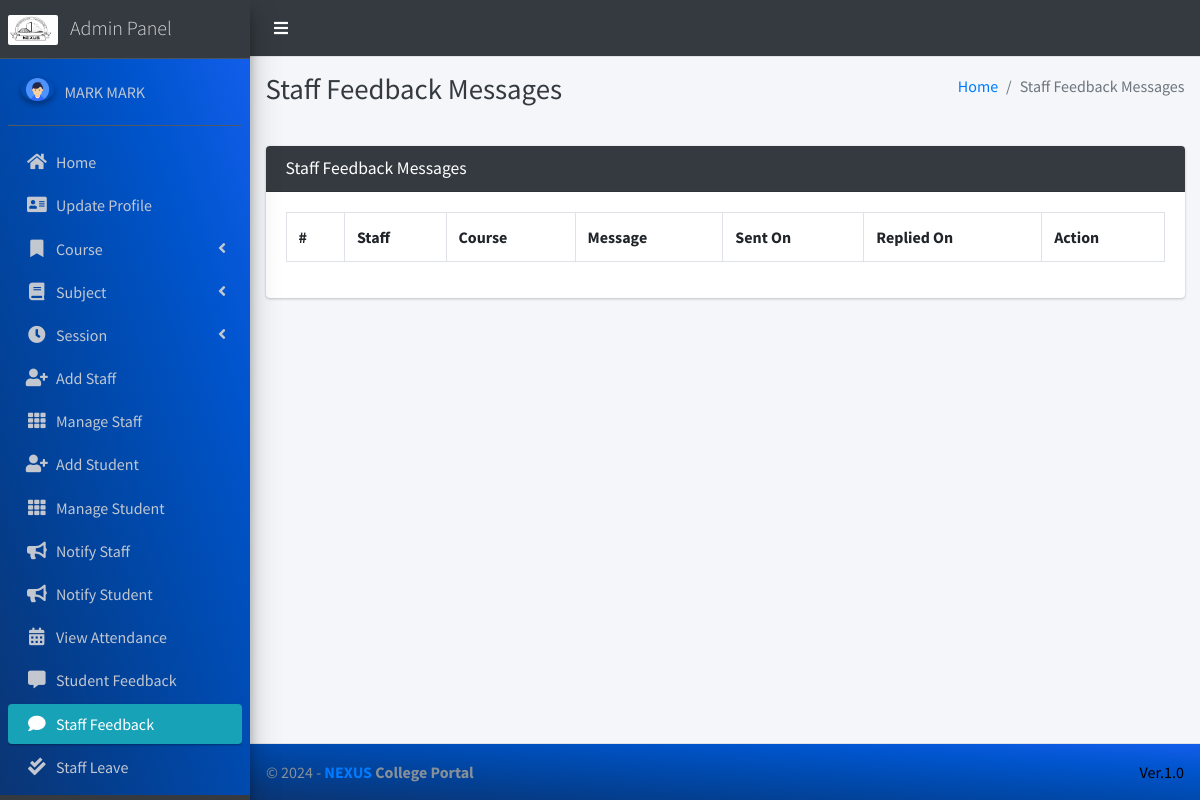
Screenshot of /staff/view/feedback/ (signed in) with the database file from the repository.
### main_app/models.py (models this page shows)
class CustomUser(AbstractUser):
    USER_TYPE = ((1, "HOD"), (2, "Staff"), (3, "Student"))
    GENDER = [("M", "Male"), ("F", "Female")]
    username = None  # Removed username, using email instead
    email = models.EmailField(unique=True)
    user_type = models.CharField(default=1, choices=USER_TYPE, max_length=1)
    gender = models.CharField(max_length=1, choices=GENDER)
    profile_pic = models.ImageField()
    address = models.TextField()
    fcm_token = models.TextField(default="")  # For firebase notifications
    created_at = models.DateTimeField(auto_now_add=True)
    updated_at = models.DateTimeField(auto_now=True)
    USERNAME_FIELD = "email"
    REQUIRED_FIELDS = []
    objects = CustomUserManager()
    def __str__(self):
        return  self.first_name + " " + self.last_name

### main_app/hod_views.py (the view, shortened to what this page needs)
# urls.py: path("staff/view/feedback/", hod_views.staff_feedback_message,
@csrf_exempt
def staff_feedback_message(request):
    if request.method != 'POST':
        feedbacks = FeedbackStaff.objects.all()
        context = {
            'feedbacks': feedbacks,
            'page_title': 'Staff Feedback Messages'
        }
        return render(request, 'hod_template/staff_feedback_template.html', context)

### main_app/templates/hod_template/staff_feedback_template.html (shortened to what this page needs)
{% extends 'main_app/base.html' %}
{% load static %}
{% block page_title %}{{page_title}}{% endblock page_title %}
{% block content %}
<section class="content">
    <div class="container-fluid">
        <div class="row">
            <div class="col-md-12">
                <div class="card card-dark">
                    <div class="card-header">
                        <h3 class="card-title">{{page_title}}</h3>
                    </div>
                    <div class="table card-body">
                        <table class="table table-bordered table-hover">
                            <tr>
                                <th>#</th>
                                <th>Staff</th>
                                <th>Course</th>
                                <th>Message</th>
                                <th>Sent On</th>
                                <th>Replied On</th>
                                <th>Action</th>
                            </tr>
                        </table>
                    </div>
                    </div>
            </div>
        </div>
    </div>
</section>
{% endblock content %}

### main_app/templates/main_app/sidebar_template.html (shortened to what this page needs)
{% load static %}
<aside class="main-sidebar sidebar-dark-info elevation-4">
    {% if request.user.user_type == '1' %}
    <a href="{% url 'admin_home' %}" class="brand-link">
        <img src="{% static 'dist/img/NEXUS.png' %}" alt="" style="width: 50px; height: 30px; border-radius: 2px;">
        <span class="brand-text font-weight-light ml-2"  >Admin Panel</span>
    </a>
    <div class="sidebar" style="background-image: linear-gradient(to right top, #0b3574, #033f91, #004aae, #0054cc, #125eeb);">
        <div class="user-panel mt-3 pb-3 mb-3 d-flex">
            <div class="image">
                <img src="{{ request.user.profile_pic}}" class="img-circle elevation-2" alt="User Image">
            </div>
            <div class="info">
                <a href="#" class="d-block">{{user}}</a>
            </div>
        </div>
        <nav class="mt-2">
            <ul class="nav nav-pills nav-sidebar flex-column" data-widget="treeview" role="menu" data-accordion="false">
                <li class="nav-item">
                    {% url 'admin_home' as admin_home %}
                    <a href="{{admin_home}}" class="nav-link {% if admin_home == request.path %} active {% endif %}">
                        <i class="nav-icon fas fa-home"></i>
                        <p>
                            Home
                        </p>
                    </a>
                </li>
                <li class="nav-item">
                    {% url 'admin_view_profile' as admin_view_profile %}
                    <a href="{{admin_view_profile}}"
                        class="nav-link {% if admin_view_profile == request.path %} active {% endif %}">
                        <i class="nav-icon fas fa-address-card"></i>
                        <p>
                            Update Profile
                        </p>
                    </a>
                </li>
                <li class="nav-item has-treeview">
                    <a href="#" class="nav-link" >
                        <i class="nav-icon fas fa-bookmark"></i>
                        <p>
                            Course
                            <i class="fas fa-angle-left right"></i>
                        </p>
                    </a>
                </li>
                <li class="nav-item has-treeview">
                    <a href="#" class="nav-link">
                        <i class="nav-icon fas fa-book"></i>
                        <p>
                            Subject
                            <i class="fas fa-angle-left right"></i>
                        </p>
                    </a>
                </li>
                <li class="nav-item has-treeview">
                    <a href="#" class="nav-link">
                        <i  class="nav-icon fas fa-clock"></i>
                        <p>
                            Session
                            <i class="fas fa-angle-left right"></i>
                        </p>
                    </a>
                </li>
                <li class="nav-item">
                    {% url 'add_staff' as add_staff %}
                    <a href="{{add_staff}}" class="nav-link {% if add_staff == request.path %} active {% endif %}">
                        <i class="nav-icon fas fa-user-plus"></i>
                        <p>
                            Add Staff
                        </p>
                    </a>
                </li>
                <li class="nav-item">
                    {% url 'manage_staff' as manage_staff %}
                    {% url 'edit_staff' staff_id as edit_staff %}
                    <a href="{{manage_staff}}"
                        class="nav-link {% if manage_staff == request.path or request.path == edit_staff %} active {% endif %}">
                        <i class="nav-icon fas fa-th"></i>
                        <p>
                            Manage Staff
                        </p>
                    </a>
                </li>
                <li class="nav-item">
                    {% url 'add_student' as add_student%}
                    <a href="{{add_student}}" class="nav-link  {% if add_student == request.path %} active {% endif %}">
                        <i class="nav-icon fas fa-user-plus"></i>
                        <p>
                            Add Student
                        </p>
                    </a>
                </li>
                <li class="nav-item">
                    {% url 'manage_student' as manage_student %}
                    {% url 'edit_student' student_id as edit_student %}
                    <a href="{{manage_student}}"
                        class="nav-link  {% if edit_student == request.path or manage_student == request.path %} active {% endif %}">
                        <i class="nav-icon fas fa-th"></i>
                        <p>
                            Manage Student
                        </p>
                    </a>
                </li>
                <li class="nav-item">
                    {% url 'admin_notify_staff' as admin_notify_staff %}
                    <a href="{{admin_notify_staff}}"
                        class="nav-link {% if admin_notify_staff == request.path %} active {% endif %}">
                        <i class="nav-icon fas fa-bullhorn"></i>
                        <p>
                            Notify Staff
                        </p>
                    </a>
                </li>
                <li class="nav-item">
                    {% url 'admin_notify_student' as admin_notify_student %}
                    <a href="{{admin_notify_student}}"
                        class="nav-link {% if admin_notify_student == request.path %} active {% endif %}">
                        <i class="nav-icon fas fa-bullhorn"></i>
                        <p>
                            Notify Student
                        </p>
                    </a>
                </li>
                <li class="nav-item">
                    {% url 'admin_view_attendance' as admin_view_attendance %}
                <li class="nav-item">
                    <a href="{{admin_view_attendance}}"
                        class="nav-link  {% if admin_view_attendance == request.path %} active {% endif %}">
                        <i class="nav-icon fas fa-calendar-alt"></i>
                        <p>
                            View Attendance
                        </p>
                    </a>
                </li>
                <li class="nav-item">
                    {% url 'student_feedback_message' as student_feedback_message %}
                    <a href="{{ student_feedback_message }}"
                        class="nav-link  {% if student_feedback_message == request.path %} active {% endif %}">
                        <i class="nav-icon fas fa-comment-alt"></i>
                        <p>
                            Student Feedback
                        </p>
                    </a>
                </li>
                <li class="nav-item">
                    {% url 'staff_feedback_message' as staff_feedback_message %}
                    <a href="{{staff_feedback_message}}"
                        class="nav-link   {% if staff_feedback_message == request.path %} active {% endif %}">
                        <i  class="nav-icon fas fa-comment"></i>
                        <p>
                            Staff Feedback
                        </p>
                    </a>
                </li>
                <li class="nav-item">
                    {% url 'view_staff_leave' as view_staff_leave %}
                    <a href="{{view_staff_leave}}"
                        class="nav-link  {% if view_staff_leave == request.path %} active {% endif %}">
                        <i  class="nav-icon fas fa-check-double"></i>
                        <p>
                            Staff Leave
                        </p>
                    </a>
                </li>
                <li class="nav-item">
                    {% url 'view_student_leave' as view_student_leave %}
                    <a href="{% url 'view_student_leave' %}"
                        class="nav-link  {% if view_student_leave == request.path %} active {% endif %}">
                    </a>
                </li>
                                        {% endif %}
                                    </ul>
                                </nav>
                            </div>
</aside>

### rows the page displays
CustomUser: user.profile_pic (picture), first_name+last_name "MARK MARK"

### other values shown
{{ page_title }} "Staff Feedback Messages"
